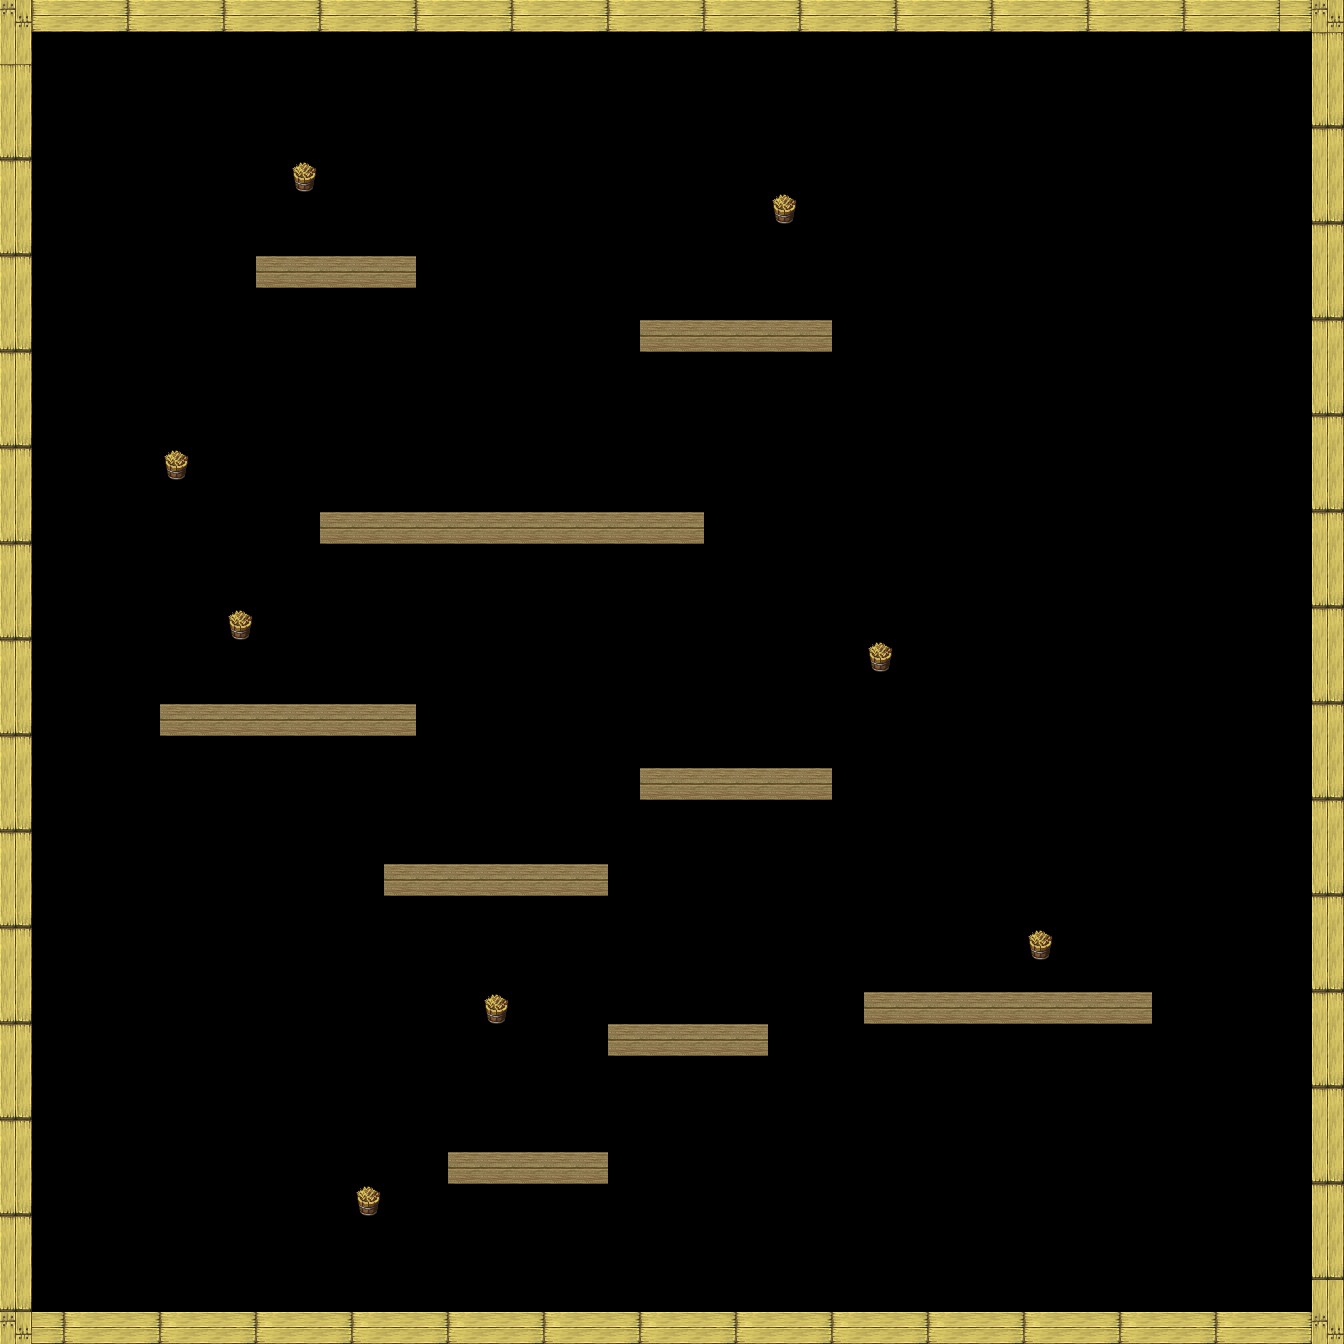

Tiled map render using the project's own tile images. Description and the map definition, with tile-layer contents summarised, below:
An orthogonal 42x42 tile map with 32x32 px tiles, 3 tile layers (grey-background-layer, collectable-items-layer, wall-layer) and 21 objects (up, left, down, right).

<map version="1.0" orientation="orthogonal" renderorder="right-down" width="42" height="42" tilewidth="32" tileheight="32">
 <tileset firstgid="1" name="tileset" tilewidth="32" tileheight="32">
  <image source="tileb.png" width="512" height="512" />
 </tileset>
 <layer name="grey-background-layer" width="42" height="42">
  <data>[1764 cells, 1764 non-empty, 8 distinct tile ids]</data>
 </layer>
 <layer name="collectable-items-layer" width="42" height="42">
  <data>[1764 cells, 8 non-empty, 1 distinct tile ids]</data>
 </layer>
 <layer name="wall-layer" width="42" height="42">
  <data>[1764 cells, 63 non-empty, 1 distinct tile ids]</data>
 </layer>
 <objectgroup name="world-wall-rectangles">
  <object name="up" x="0" y="0" width="1344" height="32" />
  <object name="left" x="0" y="32" width="32" height="1272" />
  <object name="down" x="0" y="1312" width="1344" height="32" />
  <object name="right" x="1312" y="40" width="32" height="1272" />
 </objectgroup>
 <objectgroup name="collectable-rectangles">
  <object x="864" y="640" width="32" height="32" />
  <object x="224" y="608" width="32" height="32" />
  <object x="160" y="448" width="32" height="32" />
  <object x="288" y="160" width="32" height="32" />
  <object x="352" y="1184" width="32" height="32" />
  <object x="480" y="992" width="32" height="32" />
  <object x="1024" y="928" width="32" height="32" />
  <object x="768" y="192" width="32" height="32" />
 </objectgroup>
 <objectgroup name="ground-rectangles">
  <object x="448" y="1152" width="160" height="32" />
  <object x="608" y="1024" width="160" height="32" />
  <object x="384" y="864" width="224" height="32" />
  <object x="640" y="768" width="192" height="32" />
  <object x="864" y="992" width="288" height="32" />
  <object x="160" y="704" width="256" height="32" />
  <object x="320" y="512" width="384" height="32" />
  <object x="256" y="256" width="160" height="32" />
  <object x="640" y="320" width="192" height="32" />
 </objectgroup>
</map>
